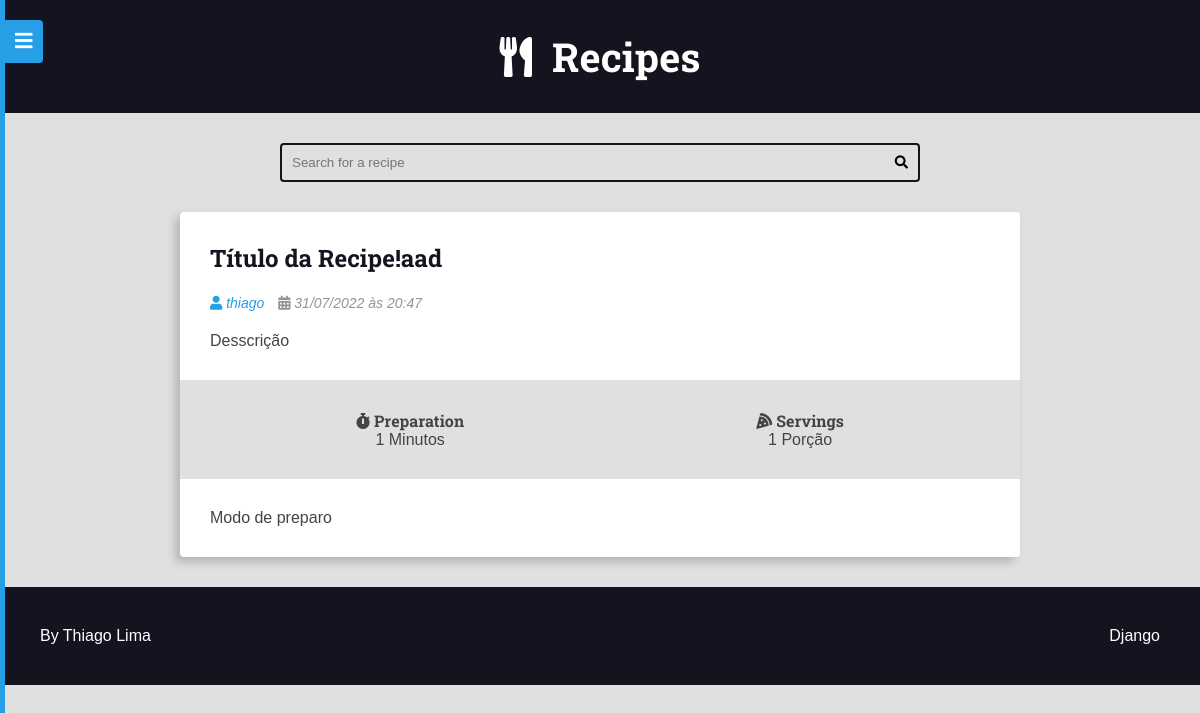
/recipes/6/, run on the app's committed database.
### recipes/models.py (models this page shows, shortened)
class Recipe(models.Model):
    objects = RecipeManager()
    title = models.CharField(max_length=65, verbose_name=_('Title'))
    description = models.CharField(max_length=165)
    slug = models.SlugField(unique=True)
    preparation_time = models.IntegerField()
    preparation_time_unit = models.CharField(max_length=65)
    servings = models.IntegerField()
    servings_unit = models.CharField(max_length=65)
    preparation_steps = models.TextField()
    preparation_steps_is_html = models.BooleanField(default=False)
    created_at = models.DateTimeField(auto_now_add=True)
    updated_at = models.DateTimeField(auto_now=True)
    is_published = models.BooleanField(default=False)
    cover = models.ImageField(
        upload_to='recipes/covers/%Y/%m/%d/', blank=True, default='')
    category = models.ForeignKey(
        Category, on_delete=models.SET_NULL, null=True, blank=True,
        default=None,
    )
    author = models.ForeignKey(
        User, on_delete=models.SET_NULL, null=True
    )
    tags = models.ManyToManyField(Tag, blank=True, default='')
    def get_absolute_url(self):
        return reverse('recipes:recipe', args=(self.id,))
    class Meta:
        verbose_name = _('Recipe')
        verbose_name_plural = _('Recipes')

### recipes/views/site.py (the view)
class RecipeDetail(DetailView):
    model = Recipe
    context_object_name = 'recipe'
    template_name = 'recipes/pages/recipe-view.html'
    def get_queryset(self, *args, **kwargs):
        qs = super().get_queryset(*args, **kwargs)
        qs = qs.filter(is_published=True)
        return qs
    def get_context_data(self, *args, **kwargs):
        ctx = super().get_context_data(*args, **kwargs)
        ctx.update({
            'is_detail_page': True
        })
        return ctx

### recipes/templates/recipes/pages/recipe-view.html (shortened to what this page needs)
{% extends 'global/base.html' %}
{% block content %}
<div class="main-content main-content-detail container">
    {% include 'recipes/partials/recipe.html' %}
</div>
{% endblock content %}

### recipes/templates/recipes/partials/recipe.html (shortened to what this page needs)
{% load i18n %}
<div class="recipe recipe-list-item">
    <div class="recipe-title-container">
        <h2 class="recipe-title">
            <a href="{{ recipe.get_absolute_url }}">
                {{ recipe.title }}
            </a>
        </h2>
    </div>
    <div class="recipe-author">
        {% if recipe.author is not None %}
            <span class="recipe-author-item">
                {% if recipe.author.profile %}
                    <a href="{% url 'authors:profile' recipe.author.profile.id %}">
                {% endif %}
                <i class="fas fa-user"></i>
                {% if recipe.author.first_name %}
                    {{ recipe.author.first_name }} {{ recipe.author.last_name }}
                {% else %}
                    {{ recipe.author.username }}
                {% endif %}
                {% if recipe.author.profile %}
                    </a>
                {% endif %}
            </span>
        {% endif %}
        <span class="recipe-author-item">
            <i class="fas fa-calendar-alt"></i>
            {{ recipe.created_at|date:"d/m/Y" }} às {{ recipe.created_at|date:"H:i" }}
        </span>
    </div>
    <div class="recipe-content">
        <p>{{ recipe.description }}</p>
    </div>
    <div class="recipe-meta-container">
        <div class="recipe-meta recipe-preparation">
            <h3 class="recipe-meta-title"><i class="fas fa-stopwatch"></i> {% translate 'Preparation' %}</h3>
            <div class="recipe-meta-text">
                {{ recipe.preparation_time }} {{ recipe.preparation_time_unit }}
            </div>
        </div>
        <div class="recipe-meta recipe-servings">
            <h3 class="recipe-meta-title"><i class="fas fa-pizza-slice"></i> {% translate 'Servings' %}</h3>
            <div class="recipe-meta-text">
                {{ recipe.servings }} {{ recipe.servings_unit }}
            </div>
        </div>
    </div>
    {% if is_detail_page is True %}
        <div class="preparation-steps">
            {% if recipe.preparation_steps_is_html is True %}
                {{ recipe.preparation_steps|safe }}
            {% else %}
                {{ recipe.preparation_steps|linebreaksbr }}
            {% endif %}
        </div>
    {% endif %}
</div>

### base_static/global/css/styles.css (style rules this page uses)
:root { --color-primary: #269fe6; --color-primary-hover: #2086c2; --color-primary-dark: #13141f; --color-primary-dark-hover: #212336; --color-primary-light: #d4ecfa; --color-primary-light-hover: #bdd8e7; --color-white: #fff; --color-black: #000; --color-dark-text: #444; --color-info-light: #cce5ff; --color-debug-light: #cce5ff; --color-success-light: #d4edda; --color-alert-light: #fff3cd; --color-warning-light: #fff3cd; --color-error-light: #f8d7da; --color-info-dark: #4d86c4; --color-debug-dark: #4d86c4; --color-success-dark: #4a9c5d; --color-alert-dark: #927f40; --color-warning-dark: #927f40; --color-error-dark: #da525d; --color-gray-0: #f9f9f9; --color-gray-1: #e0e0e0; --color-gray-2: #c7c7c7; --color-gray-3: #aeaeae; --color-gray-4: #959595; --color-gray-5: #7d7d7d; --color-gray-6: #646464; --color-gray-7: #4b4b4b; --color-gray-8: #323232; --color-gray-9: #191919; --font-primary: sans-serif; --font-headings: 'Roboto Slab', serif; --spacing-gutter-medium: 3rem; --spacing-gutter-large: 4rem; }
* { padding: 0; margin: 0; box-sizing: border-box; }
html { font-size: 62.5%; }
body { font-size: 1.6rem; font-family: var(--font-primary); background: var(--color-gray-1); color: var(--color-dark-text); }
h1, h2, h3, h4, h5, h6 { font-family: var(--font-headings); }
a { color: var(--color-primary); text-decoration: none; }
.container { max-width: 144rem; margin: 0 auto; padding: var(--spacing-gutter-medium); }
.main-content { padding-top: 0; }
.recipe { background: var(--color-white); box-shadow: -5px 5px 10px rgba(0, 0, 0, 0.2); transform: scale(1); transition: all 300ms ease-in-out; border-radius: 0.4rem; overflow: hidden; }
.recipe-list-item { max-width: 64rem; height: fit-content; }
.recipe-title-container { padding: var(--spacing-gutter-medium); padding-bottom: 2rem; }
.recipe-title-container a { text-decoration: none; color: var(--color-primary-dark); }
.recipe-author { padding: 0 var(--spacing-gutter-medium); }
.recipe-content { padding: var(--spacing-gutter-medium); padding-top: 2rem; }
.recipe-author-item { color: var(--color-gray-4); margin-right: 1rem; font-style: italic; font-size: 1.4rem; }
.recipe-author a { color: var(--color-primary); transition: all 300ms ease-in-out; text-decoration: none; }
.recipe-meta-container { display: flex; flex-flow: row wrap; padding: var(--spacing-gutter-medium); background: var(--color-gray-1); }
.recipe-meta { display: flex; flex-flow: column nowrap; flex-shrink: 1; flex-grow: 1; text-align: center; }
.recipe-meta-title { font-size: 1.6rem; }
.main-content-detail .recipe-list-item { max-width: 84rem; margin: 0 auto; }
.preparation-steps { padding: var(--spacing-gutter-medium); }

### data on the page
Recipe: title "Título da Recipe!aad", author.username "thiago", created_at "31/07/2022", created_at "20:47", description "Desscrição", preparation_time "1", preparation_time_unit "Minutos", servings "1", servings_unit "Porção", preparation_steps "Modo de preparo"
